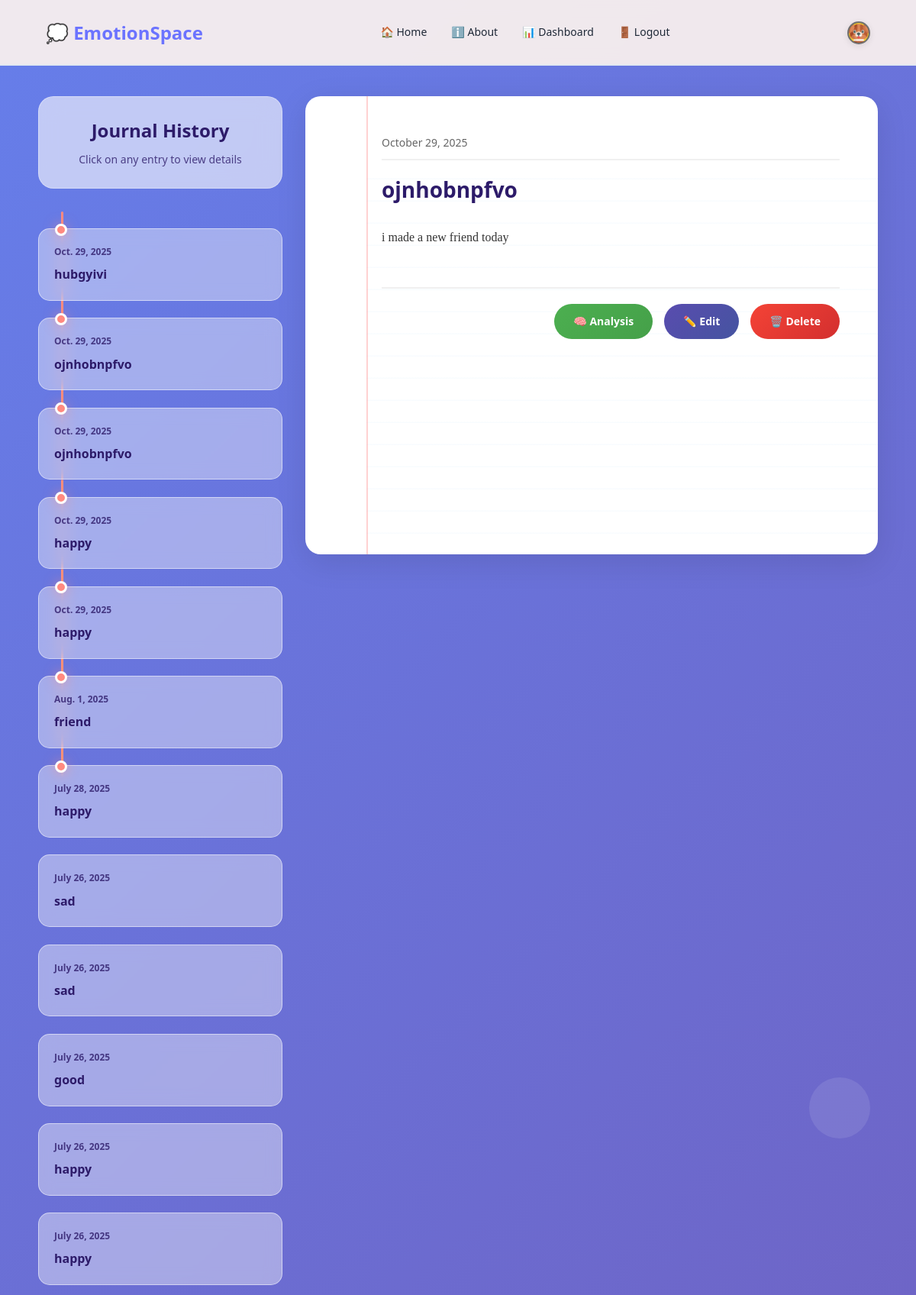
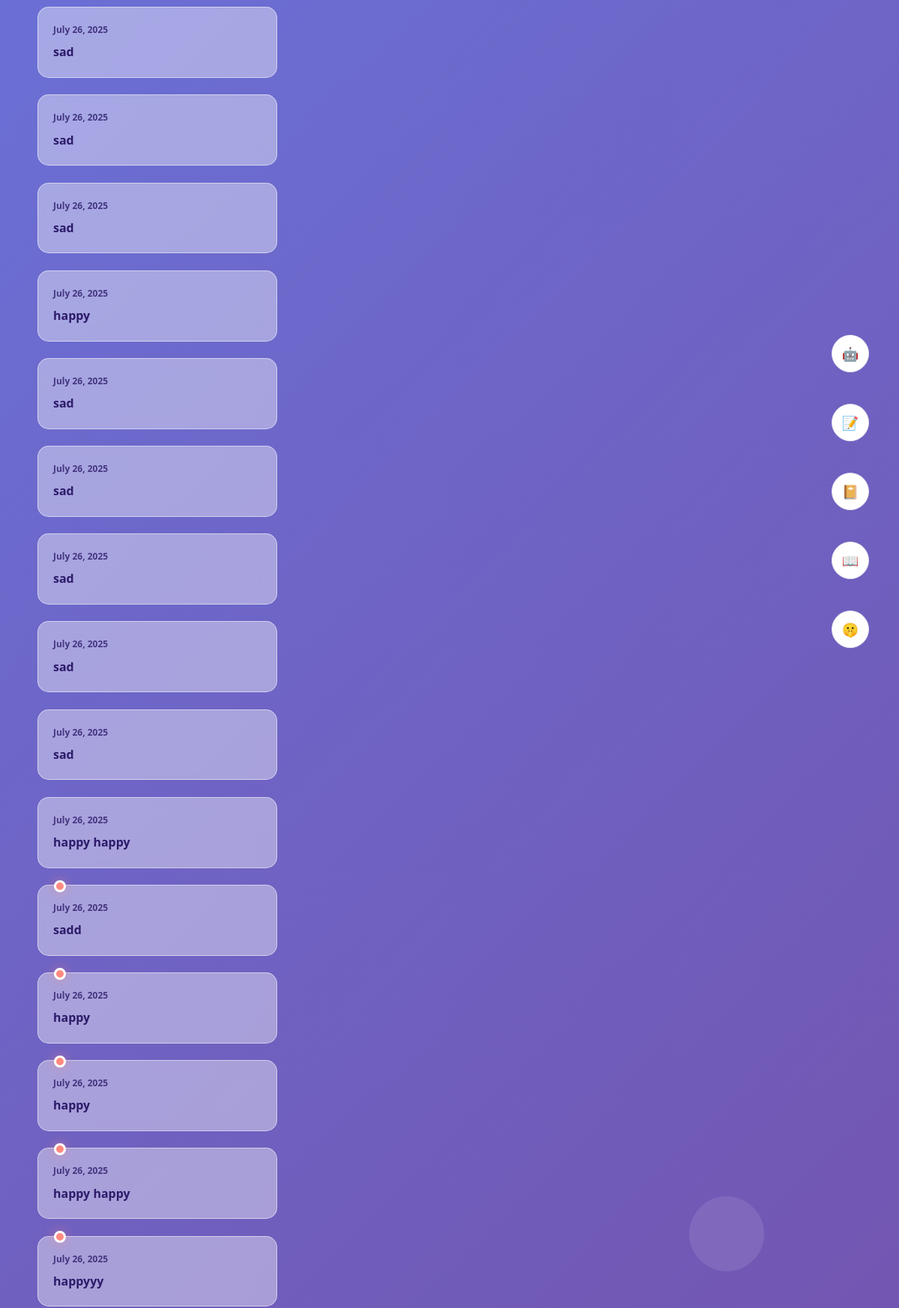
/journal/read_journal/41/ (signed in, upper part), run on the app's committed database (2 pictures, top to bottom).
### accounts/models.py (models this page shows, shortened)
class profile(models.Model):
    user = models.OneToOneField(User,on_delete=models.CASCADE)
    phone = models.CharField(max_length=20, blank=True, null=True)
    gender = models.CharField(max_length=10,blank=True, choices=[
        ('Male','Male'),
        ('Female','Female'),
        ('Other','Other')
    ])
    dob = models.DateField(null=True, blank=True)
    avatar = models.ImageField(upload_to='profile_images/', null=True, blank=True)

### journal/models.py (models this page shows, shortened)
class Journal(models.Model):
    user = models.ForeignKey(User, on_delete=models.CASCADE)
    created_at = models.DateTimeField(auto_now_add=True)
    topic = models.CharField(max_length=100)
    entry = models.TextField()
    is_edited = models.BooleanField(default=False)
    date = models.DateField(default=timezone.now)
    joy = models.FloatField(null=True, blank=True)
    sad = models.FloatField(null=True, blank=True)
    neutral = models.FloatField(null=True, blank=True)
    ai_insight = models.JSONField(null=True, blank=True)

### journal/views.py (the view)
# urls.py: path('read_journal/',views.read_journal,name="read_journals"),
@login_required
def read_journal(request,entry_id=None):
    all_journals = Journal.objects.filter(user=request.user).order_by('-created_at')
    selected_entry = None
    if entry_id:
        selected_entry = Journal.objects.get(id=entry_id, user=request.user)
    elif all_journals.exists():
        selected_entry = all_journals[0]
    return render(request, 'journal/read_journal.html', {'all_journals': all_journals,'selected_entry': selected_entry})

### accounts/context_processors.py (called while the page is built)
def profile_context(request):
    if request.user.is_authenticated:
        try:
            prof = request.user.profile
            return {'prof': prof}
        except profile.DoesNotExist:
            return {}
    return {}

### templates/journal/read_journal.html (shortened to what this page needs)
{% extends 'base.html' %}
{% block body %}
  <link href="https://cdnjs.cloudflare.com/ajax/libs/font-awesome/6.0.0/css/all.min.css" rel="stylesheet" />
  <div class="bg-elements">
    <div class="floating-shape shape2"></div>
    <div class="floating-shape shape3"></div>
  </div>
  <div class="main-container">
    <div class="timeline-section">
      <div class="timeline-header">
        <h2>Journal History</h2>
        <p>Click on any entry to view details</p>
      </div>
      <div class="timeline-container">
        <div class="timeline-path"></div>
        {% for j in all_journals %}
          <a href="{% url 'read_journal' j.id %}" class="timeline-item active">
            <div class="timeline-dot"></div>
            <div class="timeline-card">
              <div class="timeline-date">{{ j.date }}</div>
              <div class="timeline-topic">{{ j.topic }}</div>
            </div>
          </a>
        {% endfor %}
      </div>
    </div>
    <div class="paper-section">
      <div class="paper-container">
        {% if selected_entry %}
          <div class="paper-content">
            <div class="entry-date-display">{{ selected_entry.created_at|date:'F j, Y' }}</div>
            <div class="entry-topic-display">{{ selected_entry.topic }}</div>
            <div class="entry-content-display">{{ selected_entry.entry }}</div>
            <div class="paper-actions">
              {% if selected_entry.ai_insight %}
              <a class="action-button analysis-button" href="{% url 'journal_analysis' selected_entry.id %}">🧠 Analysis</a>
              {% else %}
              <a class="action-button analysis-button" href="{% url 'journal_analysis' selected_entry.id %}">🧠 Analysis</a>
              {% endif %}
              <a class="action-button edit-button" href="{% url 'edit_journal' selected_entry.id %}">✏️ Edit</a>
              <a class="action-button delete-button" href="{% url 'delete_journal' selected_entry.id %}">🗑️ Delete</a>
            </div>
          </div>
        {% else %}
          <div class="paper-content">Select any journal from the history to view.</div>
        {% endif %}
      </div>
    </div>
  </div>
{% endblock %}

### templates/base.html (shortened to what this page needs)
<!DOCTYPE html>
<html lang="en">
<head>
    <link href="https://cdnjs.cloudflare.com/ajax/libs/font-awesome/6.0.0/css/all.min.css" rel="stylesheet">
    <link href="https://cdnjs.cloudflare.com/ajax/libs/font-awesome/6.0.0/css/all.min.css" rel="stylesheet">
    <link rel="stylesheet" href="https://cdn.jsdelivr.net/npm/vanillajs-datepicker@1.3.4/dist/css/datepicker.min.css">
</head>
<body>
    <div class="page-wrapper">
        <nav class="navbar">
            <div class="container">
                <div class="nav-container">
                    {% if user.is_authenticated %}
                    <a href="{% url 'home' %}" class="logo">💭 EmotionSpace</a>
                    {% else %}
                    <a href="{% url 'main' %}" class="logo">💭 EmotionSpace</a>
                    {% endif %}
                    <ul class="nav-links" id="navLinks">
                        {% if user.is_authenticated %}
                        <li><a href="{% url 'home' %}">🏠 Home</a></li>
                        <li><a href="{% url 'about' %}">ℹ️ About</a></li>
                        <li><a href="{% url 'dashboard' %}">📊 Dashboard</a></li>
                        <li><a href="{% url 'logout' %}">🚪 Logout</a></li>
                        {% else %}
                        <li><a href="{% url 'main' %}"> Home</a></li>
                        <li><a href="{% url 'about' %}"> About</a></li>
                        <li><a href="{% url 'join' %}"> Join</a></li>
                        {% endif %}
                    </ul>
                    {% if user.is_authenticated %}
                        <div class="nav-right">
                            <div class="profile-container">
                                <label for="profile-toggle" class="profile-link">
                                    <img src="{{ prof.avatar.url }}" alt="Profile" class="avatar-icon">
                                </label>
                            </div>
                        </div>
                    {% endif %}
                </div>
            </div>
        </nav>
        <nav class="nav-orbs visible">
            {% if user.is_authenticated %}
            <a class="nav-orb" href="{% url 'ask_ai' %}" data-tooltip="AI Bot">🤖</a>
            <a class="nav-orb" href="{% url 'create_journal' %}" data-tooltip="Write Journal">📝</a>
            <a class="nav-orb" href="{% url 'read_journals' %}" data-tooltip="Read Journal">📔</a>
            <a class="nav-orb" href="{% url 'create_confession' %}" data-tooltip="Confess">📖</a>
            <a class="nav-orb" href="{% url 'display_confession' %}" data-tooltip="My Confessions">🤫</a>
            {% endif %}
        </nav>
        <div class="main-wrapper">
            <main>
                {% block body %}
                {% endblock %}
            </main>
        </div>
    </div>
</body>
</html>

### templates/base.html (style rules this page uses)
:root { --primary-color: #6b73ff; --secondary-color: #7c3aed; --accent-color: #06d6a0; --success-color: #10b981; --warning-color: #f59e0b; --text-primary: #1f2937; --text-secondary: #4b5563; --text-light: #9ca3af; --bg-primary: #f8fafc; --bg-secondary: #ffffff; --bg-tertiary: #f1f5f9; --card-bg: #ffffff; --border-light: #e2e8f0; --border-medium: #cbd5e1; --border-dark: #64748b; }
* { margin: 0; padding: 0; box-sizing: border-box; }
body { font-family: 'Inter', -apple-system, BlinkMacSystemFont, 'Segoe UI', Roboto, sans-serif; line-height: 1.6; color: var(--text-primary); background: var(--bg-primary); font-size: 14px; overflow-x: hidden; margin: 0; }
.container { max-width: 1200px; margin: 0 auto; padding: 0 16px; }
.page-wrapper { min-height: 100vh; display: flex; flex-direction: column; }
.navbar { background: var(--bg-primary); border-bottom: 2px solid var(--border-light); padding: 0; position: fixed; width: 100%; top: 0; z-index: 1000; height: 86px; backdrop-filter: blur(10px); background: rgba(255, 245, 239, 0.9); }
.nav-container { position: relative; left: 50%; right: 50%; margin-left: -50vw; margin-right: -50vw; width: 100vw; display: flex; justify-content: space-between; align-items: center; height: 86px; padding: 0 60px; box-sizing: border-box; }
.logo { font-size: 24px; font-weight: 800; color: var(--primary-color); text-decoration: none; display: flex; align-items: center; }
.nav-links { display: flex; list-style: none; gap: 0; align-items: center; height: 100%; }
.nav-links li { height: 100%; }
.nav-links a { display: flex; align-items: center; height: 100%; padding: 0 16px; text-decoration: none; color: var(--text-primary); font-weight: 500; font-size: 14px; border-bottom: 2px solid transparent; transition: all 0.2s ease; }
.nav-right { display: flex; align-items: center; gap: 12px; }
.profile-link { width: 32px; height: 32px; border-radius: 50%; overflow: hidden; border: 2px solid var(--border-light); }
.nav-orbs { position: fixed; right: 40px; top: 50%; transform: translateY(-50%); display: flex; flex-direction: column; gap: 42px; z-index: 999; opacity: 0; visibility: hidden; transition: all 0.3s ease; }
.nav-orbs.visible { opacity: 1; visibility: visible; }
.nav-orbs a { text-decoration: none; }
.nav-orb { width: 50px; height: 50px; background: var(--card-bg); border: 1px solid var(--border-light); border-radius: 50%; display: flex; align-items: center; justify-content: center; font-size: 18px; cursor: pointer; box-shadow: var(--shadow-sm); transition: all 0.2s ease; position: relative; }
.nav-orb::before { content: attr(data-tooltip); position: absolute; right: 60px; background: var(--text-primary); color: white; padding: 6px 12px; border-radius: var(--radius-sm); font-size: 12px; white-space: nowrap; opacity: 0; visibility: hidden; transition: all 0.2s ease; }
.main-wrapper { flex: 1; padding-top: 86px; }
html, body { height: 100%; margin: 0; padding: 0; box-sizing: border-box; }
.avatar-icon { width: 32px; height: 32px; border-radius: 50%; border: 2px solid #fff; cursor: pointer; transition: border-color 0.3s ease; }
.nav-right { display: flex; align-items: center; position: relative; }
.profile-container { position: relative; }
.profile-link { width: 30px; height: 30px; border-radius: 50%; background-color: #333; color: white; display: flex; align-items: center; justify-content: center; font-size: 18px; border: 2px solid rgba(255, 255, 255, 0.3); cursor: pointer; transition: all 0.3s ease; box-shadow: 0 2px 8px rgba(0, 0, 0, 0.1); }

### data on the page
profile: avatar (picture)
Journal: date "Oct. 29, 2025", topic "hubgyivi"
Journal: date "Oct. 29, 2025", topic "ojnhobnpfvo", created_at "October 29, 2025", entry "i made a new friend today"
Journal: date "Oct. 29, 2025", topic "ojnhobnpfvo"
Journal: date "Oct. 29, 2025", topic "happy"
Journal: date "Oct. 29, 2025", topic "happy"
Journal: date "Aug. 1, 2025", topic "friend"
Journal: date "July 28, 2025", topic "happy"
Journal: date "July 26, 2025", topic "sad"
Journal: date "July 26, 2025", topic "sad"
Journal: date "July 26, 2025", topic "good"
Journal: date "July 26, 2025", topic "happy"
Journal: date "July 26, 2025", topic "happy"
Journal: date "July 26, 2025", topic "sad"
Journal: date "July 26, 2025", topic "sad"
Journal: date "July 26, 2025", topic "sad"
Journal: date "July 26, 2025", topic "happy"
Journal: date "July 26, 2025", topic "sad"
Journal: date "July 26, 2025", topic "sad"
Journal: date "July 26, 2025", topic "sad"
Journal: date "July 26, 2025", topic "sad"
Journal: date "July 26, 2025", topic "sad"
Journal: date "July 26, 2025", topic "happy happy"
Journal: date "July 26, 2025", topic "sadd"
Journal: date "July 26, 2025", topic "happy"
Journal: date "July 26, 2025", topic "happy"
Journal: date "July 26, 2025", topic "happy happy"
Journal: date "July 26, 2025", topic "happyyy"
